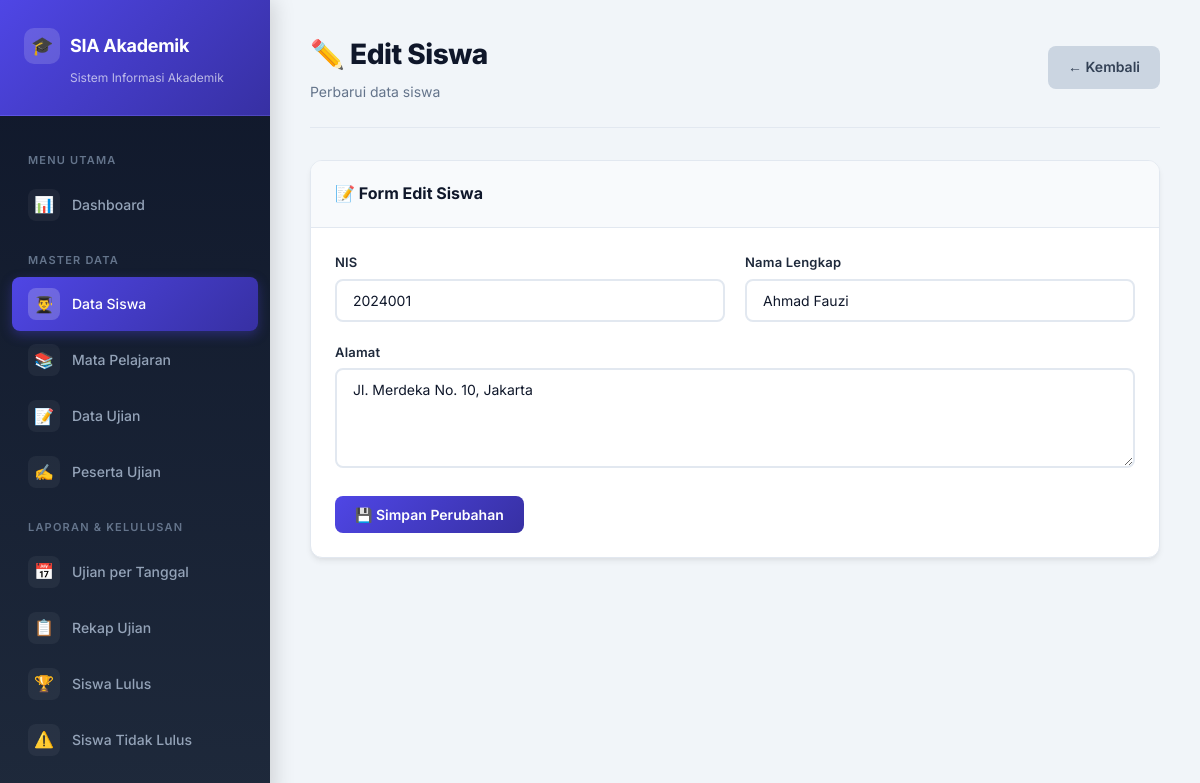
The app's page /siswa/edit.php?nis=2024001 with its own data.
### tables this page shows
CREATE TABLE IF NOT EXISTS siswa (
    NIS VARCHAR(20) PRIMARY KEY,
    Nama VARCHAR(50) NOT NULL,
    Alamat VARCHAR(100)
);

### siswa/edit.php (the view, shortened to what this page needs)
<?php
require_once '../config/database.php';
$nis = $conn->real_escape_string($_GET['nis'] ?? '');
$siswa = $conn->query("SELECT * FROM siswa WHERE NIS = '$nis'")->fetch_assoc();
require_once '../includes/header.php';
?>
<div class="page-header">
    <div>
        <h1>✏️ Edit Siswa</h1>
        <p>Perbarui data siswa</p>
    </div>
    <a href="index.php" class="btn btn-secondary">← Kembali</a>
</div>
<div class="card">
    <div class="card-header">
        <h3>📝 Form Edit Siswa</h3>
    </div>
    <div class="card-body">
        <form method="POST">
            <div class="form-row">
                <div class="form-group">
                    <label for="nis">NIS</label>
                    <input type="text" id="nis" class="form-control" value="<?= htmlspecialchars($siswa['NIS']) ?>" disabled>
                </div>
                <div class="form-group">
                    <label for="nama">Nama Lengkap</label>
                    <input type="text" id="nama" name="nama" class="form-control" required maxlength="50"
                           value="<?= htmlspecialchars($siswa['Nama']) ?>">
                </div>
            </div>
            <div class="form-group">
                <label for="alamat">Alamat</label>
                <textarea id="alamat" name="alamat" class="form-control" maxlength="100"><?= htmlspecialchars($siswa['Alamat']) ?></textarea>
            </div>
            <button type="submit" class="btn btn-primary">💾 Simpan Perubahan</button>
        </form>
    </div>
</div>
<?php require_once '../includes/footer.php'; ?>

### assets/css/style.css (style rules this page uses)
:root { --primary: #4f46e5; --primary-light: #818cf8; --primary-dark: #3730a3; --secondary: #0ea5e9; --secondary-light: #38bdf8; --accent: #f59e0b; --accent-light: #fbbf24; --success: #10b981; --success-light: #34d399; --danger: #ef4444; --danger-light: #f87171; --warning: #f59e0b; --info: #3b82f6; --dark: #0f172a; --dark-2: #1e293b; --dark-3: #334155; --gray: #64748b; --gray-light: #94a3b8; --gray-lighter: #cbd5e1; --light: #f1f5f9; --lighter: #f8fafc; --white: #ffffff; --border: #e2e8f0; --shadow-sm: 0 1px 2px rgba(0,0,0,0.05); --shadow: 0 4px 6px -1px rgba(0,0,0,0.07), 0 2px 4px -2px rgba(0,0,0,0.05); --shadow-md: 0 10px 15px -3px rgba(0,0,0,0.08), 0 4px 6px -4px rgba(0,0,0,0.05); --shadow-lg: 0 20px 25px -5px rgba(0,0,0,0.1), 0 8px 10px -6px rgba(0,0,0,0.05); --radius: 12px; --radius-sm: 8px; --radius-lg: 16px; --transition: all 0.3s cubic-bezier(0.4, 0, 0.2, 1); }
* { margin: 0; padding: 0; box-sizing: border-box; }
body { font-family: 'Inter', -apple-system, BlinkMacSystemFont, sans-serif; background: var(--light); color: var(--dark); line-height: 1.6; min-height: 100vh; }
.page-header { display: flex; justify-content: space-between; align-items: center; margin-bottom: 32px; padding-bottom: 24px; border-bottom: 1px solid var(--border); }
.page-header h1 { font-size: 28px; font-weight: 800; color: var(--dark); letter-spacing: -0.5px; }
.page-header p { color: var(--gray); font-size: 14px; margin-top: 4px; }
.card { background: var(--white); border-radius: var(--radius); box-shadow: var(--shadow); border: 1px solid var(--border); margin-bottom: 24px; overflow: hidden; }
.card-header { padding: 20px 24px; border-bottom: 1px solid var(--border); display: flex; justify-content: space-between; align-items: center; background: var(--lighter); }
.card-header h3 { font-size: 16px; font-weight: 700; color: var(--dark); display: flex; align-items: center; gap: 8px; }
.card-body { padding: 24px; }
.btn { display: inline-flex; align-items: center; gap: 8px; padding: 10px 20px; border: none; border-radius: var(--radius-sm); font-size: 14px; font-weight: 600; font-family: 'Inter', sans-serif; cursor: pointer; transition: var(--transition); text-decoration: none; white-space: nowrap; }
.btn-primary { background: linear-gradient(135deg, var(--primary), var(--primary-dark)); color: var(--white); }
.btn-secondary { background: var(--gray-lighter); color: var(--dark-3); }
.form-group { margin-bottom: 20px; }
.form-group label { display: block; margin-bottom: 6px; font-size: 13px; font-weight: 600; color: var(--dark-2); letter-spacing: 0.2px; }
.form-control { width: 100%; padding: 11px 16px; border: 2px solid var(--border); border-radius: var(--radius-sm); font-size: 14px; font-family: 'Inter', sans-serif; color: var(--dark); background: var(--white); transition: var(--transition); }
textarea.form-control { resize: vertical; min-height: 100px; }
.form-row { display: grid; grid-template-columns: repeat(2, 1fr); gap: 20px; }

### records on screen
siswa: NIS "2024001", nama "Ahmad Fauzi", alamat "Jl. Merdeka No. 10, Jakarta"
